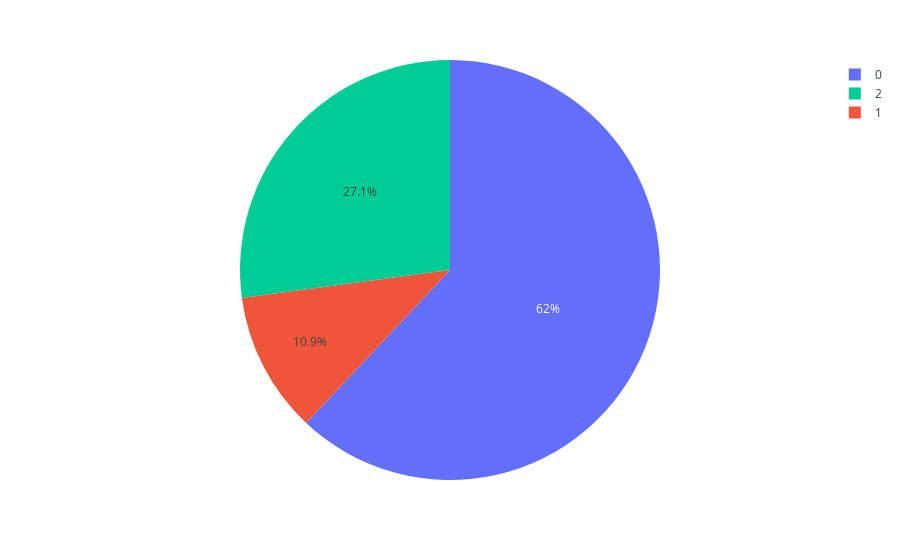

Notebook source saved alongside this figure:
### Code cell
pie=clusters.groupby('label').size().reset_index()
pie.columns=['label','value']
px.pie(pie,values='value',names='label',color=['blue','red','green'])

### Figure 1 — Plotly figure (JSON) as saved in the notebook; plotly's stock layout.template omitted (floating-point values rounded to 4 significant figures)
{"data": [{"customdata": [["blue"], ["red"], ["green"]], "domain": {"x": [0, 1], "y": [0, 1]}, "hovertemplate": "label=%{label}<br>value=%{value}<br>color=%{customdata[0]}<extra></extra>", "labels": [0, 1, 2], "legendgroup": "", "marker": {"colors": ["#636efa", "#EF553B", "#00cc96"]}, "name": "", "showlegend": true, "type": "pie", "values": [80, 14, 35]}], "layout": {"legend": {"tracegroupgap": 0}, "margin": {"t": 60}}}
